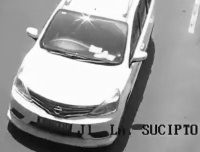
#> input picture dataset/103.jpg, 200 x 152 px, given in place of video1.mp4, which was not available
$ jupyter execute background-subtraction_KNN-MOG2.ipynb
#> lines starting #> are read from the running program, lines starting #| are printed output that depends on the picture; after the words box and inside, x2 and y2 are one past the last pixel; in counts of white or black regions, pixels touching at a corner belong together; pictures that were not available may be replaced by others from this repository, and a replacement may not be noted
[cell 1]
import cv2 as cv
import numpy as np

[cell 2]
backSub = cv.createBackgroundSubtractorKNN()
# backSub = cv.createBackgroundSubtractorMOG2()
# backSub = cv.imread('background.png')
capture = cv.VideoCapture("video1.mp4")

if not capture.isOpened():
    print('Unable to Open')
    exit(0)

[cell 3]
while True :
#     baca video
    ret, frame = capture.read()
#> frame is the input picture: shape (152, 200, 3); min 7, max 255, mean 156.1
    if frame is None:
        break

    frame = cv.resize(frame, (800,800))
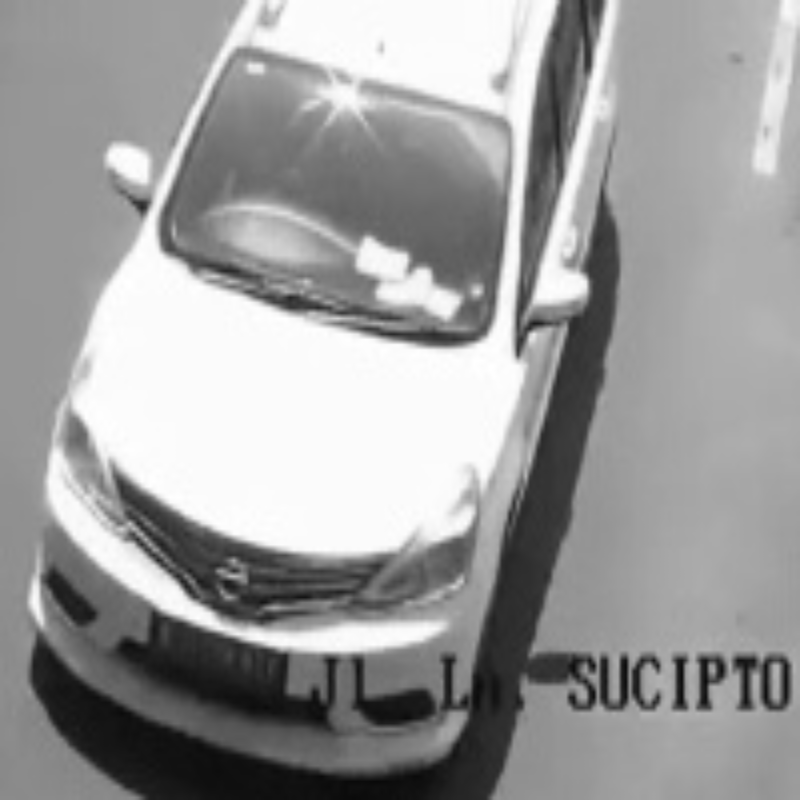
#> frame: shape (800, 800, 3); min 9, max 255, mean 156
    fgMask = backSub.apply(frame)
#> fgMask: shape (800, 800); every value is 255

#     image processing
    kernel = np.ones((5,5), np.uint8)
    fgMask = cv.erode(fgMask, kernel, iterations=2)
    fgMask = cv.dilate(fgMask, kernel, iterations=3)

#     draw bound
    cv.rectangle(frame, (10, 2), (100,20), (255,255,255), -1)
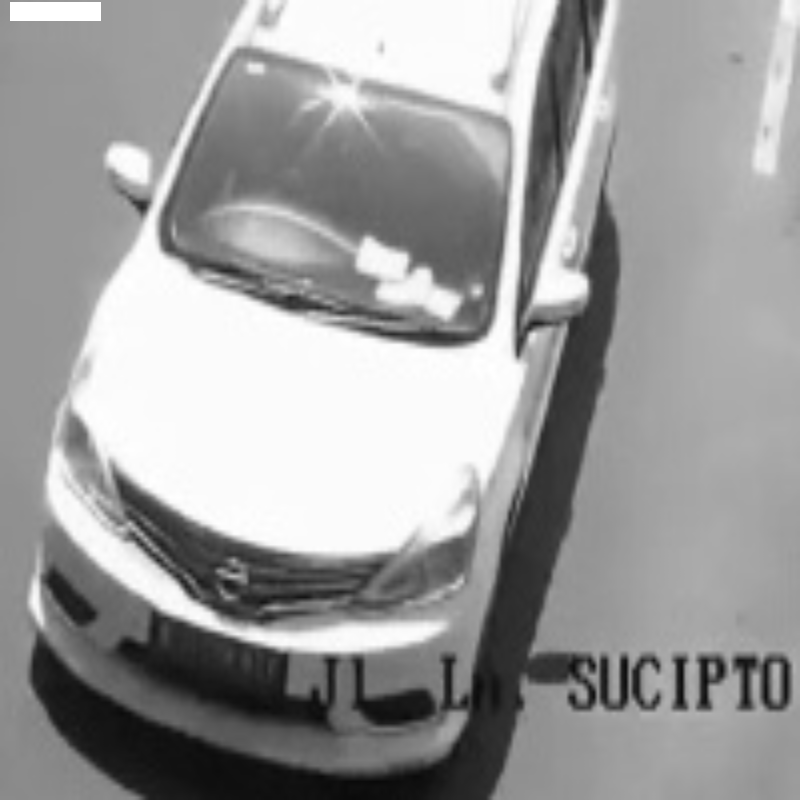
#> frame: shape (800, 800, 3); 0.27% of pixels changed, all inside (x1, y1, x2, y2) = (10, 2, 101, 21)
    cv.putText(frame, str(capture.get(cv.CAP_PROP_POS_FRAMES)), (15,15),
              cv.FONT_HERSHEY_SIMPLEX, 0.5, (0,0,0))
#> frame: shape (800, 800, 3); 0.01% of pixels changed, all inside (x1, y1, x2, y2) = (17, 5, 40, 16)

#     Reduce Noise
    fgMask[np.abs(fgMask) < 250] = 0

#     Show Image
    cv.imshow('Frame', frame)
    cv.imshow('fgMask', fgMask)

    keyboard = cv.waitKey(30)
#> (key Esc is pressed here)
    if keyboard == 'q' or keyboard == 27:
        break

$ run again, on dataset/104.jpg
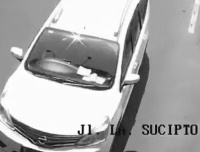
#> input picture dataset/104.jpg, 200 x 152 px, given in place of video1.mp4, which was not available
#> frame is the input picture: shape (152, 200, 3); min 7, max 255, mean 170.4
#> `frame = cv.resize(frame, (800,800))`:
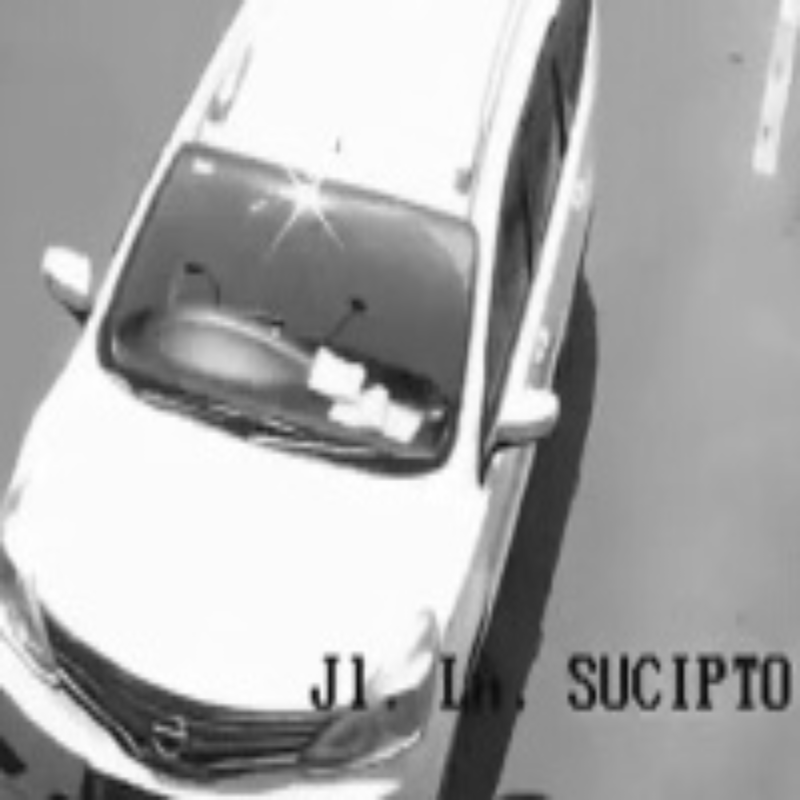
#> frame: shape (800, 800, 3); min 11, max 255, mean 170.3
#> fgMask: shape (800, 800); every value is 255
#> `cv.rectangle(frame, (10, 2), (100,20), (255,255,255), -1)`:
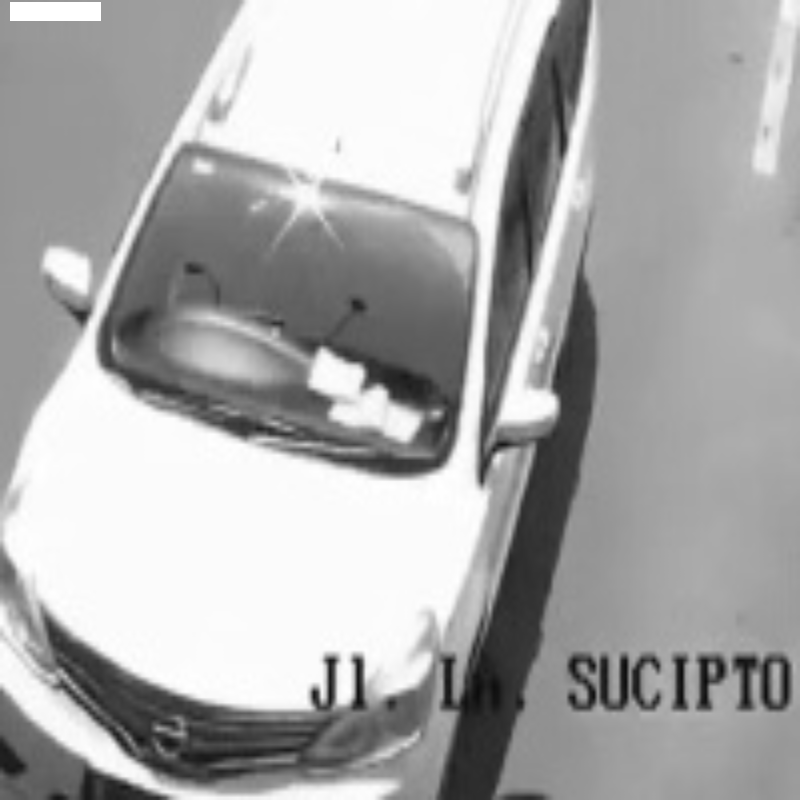
#> frame: shape (800, 800, 3); 0.27% of pixels changed, all inside (x1, y1, x2, y2) = (10, 2, 101, 21)

$ run again, on dataset/108.jpg
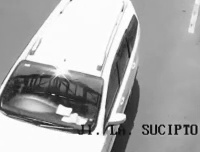
#> input picture dataset/108.jpg, 200 x 152 px, given in place of video1.mp4, which was not available
#> frame is the input picture: shape (152, 200, 3); min 6, max 255, mean 170.9
#> `frame = cv.resize(frame, (800,800))`:
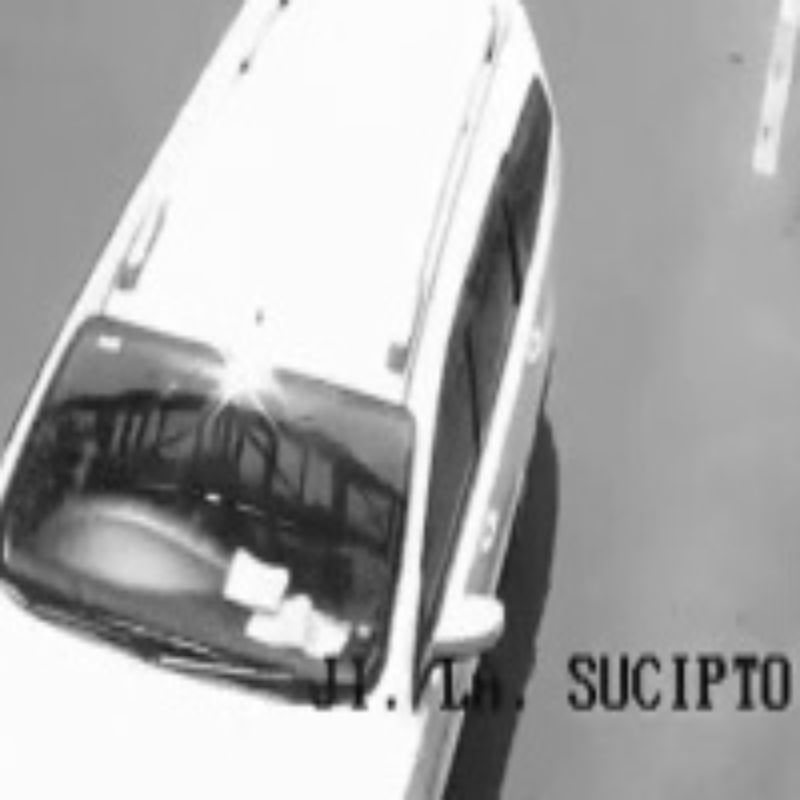
#> frame: shape (800, 800, 3); min 8, max 255, mean 170.8
#> fgMask: shape (800, 800); every value is 255
#> `cv.rectangle(frame, (10, 2), (100,20), (255,255,255), -1)`:
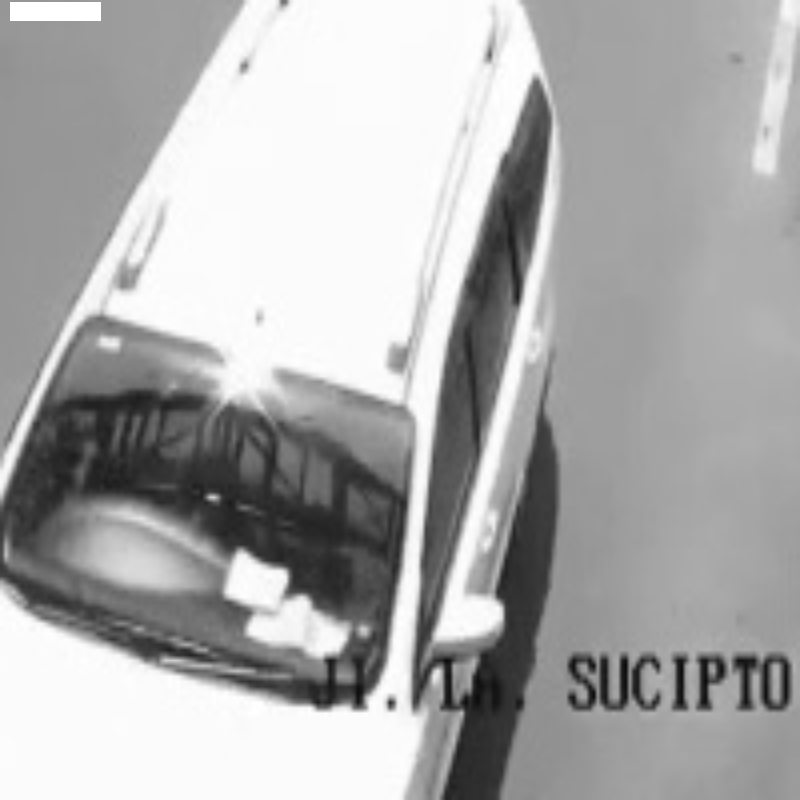
#> frame: shape (800, 800, 3); 0.27% of pixels changed, all inside (x1, y1, x2, y2) = (10, 2, 101, 21)

$ run again, on dataset/120.jpg
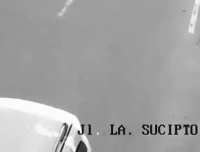
#> input picture dataset/120.jpg, 200 x 152 px, given in place of video1.mp4, which was not available
#> frame is the input picture: shape (152, 200, 3); min 0, max 255, mean 164.1
#> `frame = cv.resize(frame, (800,800))`:
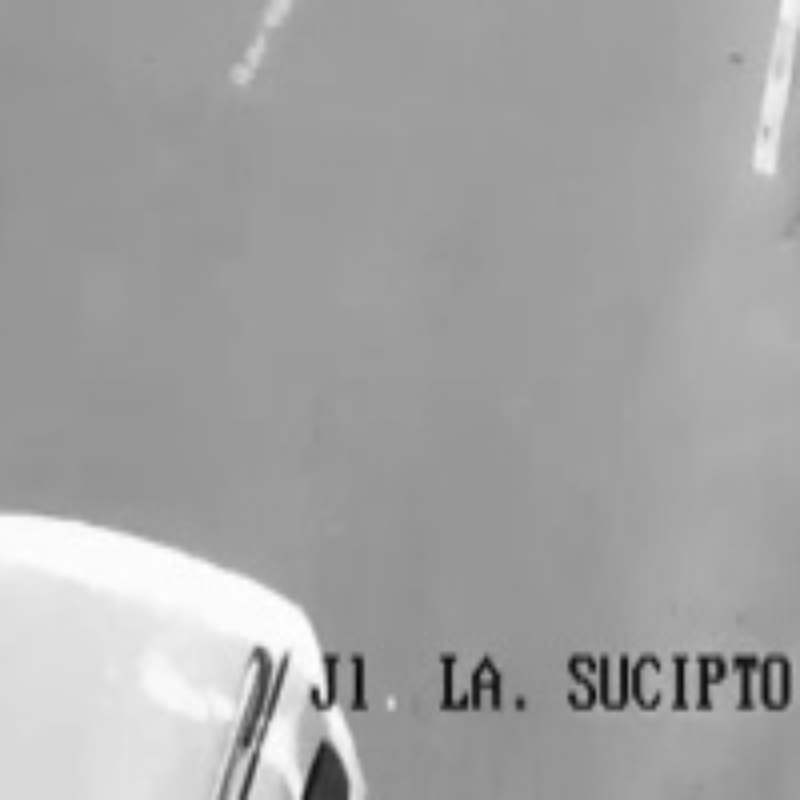
#> frame: shape (800, 800, 3); min 6, max 255, mean 164
#> fgMask: shape (800, 800); every value is 255
#> `cv.rectangle(frame, (10, 2), (100,20), (255,255,255), -1)`:
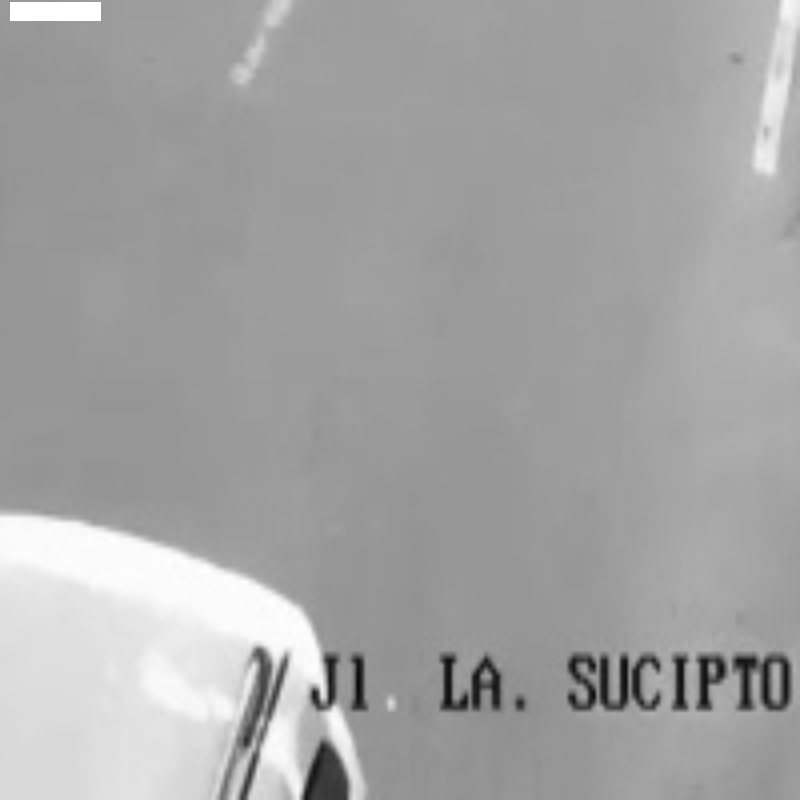
#> frame: shape (800, 800, 3); 0.27% of pixels changed, all inside (x1, y1, x2, y2) = (10, 2, 101, 21)
